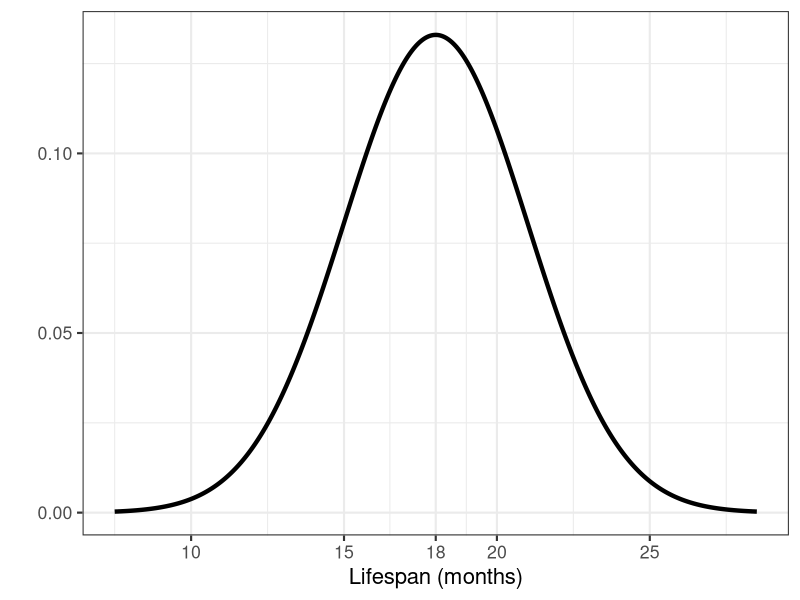
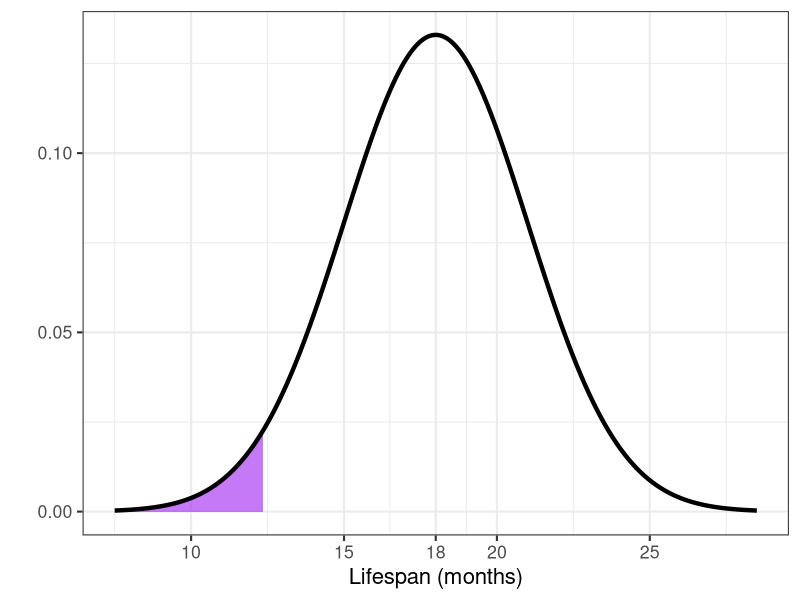

These charts were generated, in order, by the following R code:
library(tidyverse)

mu <- 18
sig <- 3

x <- seq(mu - 3.5*sig, mu + 3.5*sig, length.out = 500)
x_shade <- seq(mu - 3.5*sig, qnorm(0.03, mu, sig), length.out = 250)

ggplot() + 
  geom_line(aes(x = x, y = dnorm(x, mean = mu, sd = sig)),
            color = "black",
            lwd = 1.5) + 
  scale_x_continuous(breaks = c(10, 15, 18, 20, 25)) +
  labs(x = "Lifespan (months)", y = "") +
  theme_bw(base_size = 16)

ggplot() + 
  geom_ribbon(aes(x = x_shade, ymin = 0, ymax = dnorm(x_shade, mean = mu, sd = sig)),
              fill = "purple",
              alpha = 0.6) + 
  geom_line(aes(x = x, y = dnorm(x, mean = mu, sd = sig)),
            color = "black",
            lwd = 1.5) + 
  scale_x_continuous(breaks = c(10, 15, 18, 20, 25)) +
  labs(x = "Lifespan (months)", y = "") +
  theme_bw(base_size = 16)
